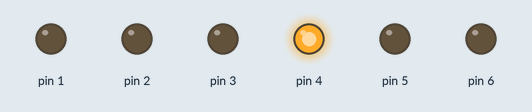
Recording of a sketch running on a simulated Arduino Uno, built with avr-gcc and run on an emulated ATmega328P. On the bench: output pins drawn as LEDs (lit = HIGH).

Above: at 0.1 s.
At 2.9 s:
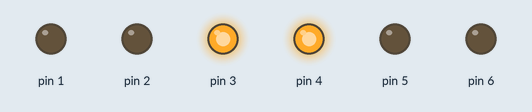
At 7.2 s:
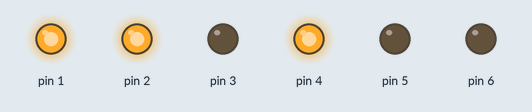
At 9.6 s:
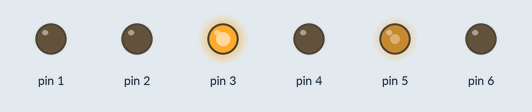
At 10.3 s:
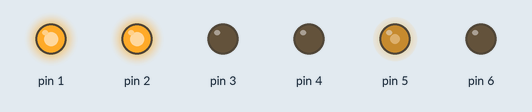
At 16.2 s:
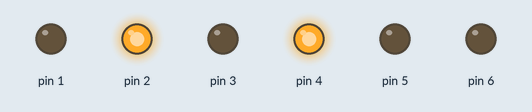
Timing chart, 0 to 17.7 s (numbered marks = the images above):
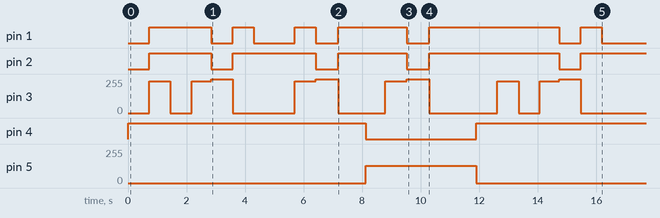

The sketch:

LazyTwinkleSketch.ino
```cpp
// GAME 1

int rr=1; int rg=2; int rb=3;
int lr=4; int lg=5; int lb=6;

void setup()
{
   for (int i = 1; i < 7; i++){
     pinMode(i, OUTPUT);
   }

   demo();

}

void loop(){

}


void demo(){

  setColor(1, lr, lg, lb, 8);
  setColor(1, lr, lg ,lb, 8);
  setColor(7, rr, rg ,rb, 8);
  setColor(7, rr, rg ,rb, 8);
  setColor(2, rr, rg ,rb, 8);
  setColor(2, rr, rg ,rb, 8);
  setColor(7, rr, rg ,rb, 4);

  setColor(6, rr, rg ,rb, 8);
  setColor(6, rr, rg ,rb, 8);
  setColor(3, rr, rg ,rb, 8);
  setColor(3, rr, rg ,rb, 8);
  setColor(4, rr, rg ,rb, 8);
  setColor(4, rr, rg ,rb, 8);
  setColor(1, lr, lg ,lb, 4);

  setColor(7, rr, rg ,rb, 8);
  setColor(7, rr, rg ,rb, 8);
  setColor(6, rr, rg ,rb, 8);
  setColor(6, rr, rg ,rb, 7);
  setColor(3, rr, rg ,rb, 6);
  setColor(3, rr, rg ,rb, 6);
  setColor(4, lr, lg ,lb, 4);

  setColor(7, rr, rg ,rb, 8);
  setColor(7, rr, rg ,rb, 8);
  setColor(6, rr, rg ,rb, 8);
  setColor(6, rr, rg ,rb, 7);
  setColor(3, rr, rg ,rb, 6);
  setColor(3, rr, rg ,rb, 6);
  setColor(4, lr, lg ,lb, 4);

  setColor(1, lr, lg, lb, 8);
  setColor(1, lr, lg ,lb, 8);
  setColor(7, rr, rg ,rb, 8);
  setColor(7, rr, rg ,rb, 8);
  setColor(2, rr, rg ,rb, 8);
  setColor(2, rr, rg ,rb, 8);
  setColor(7, rr, rg ,rb, 4);

  setColor(6, rr, rg ,rb, 8);
  setColor(6, rr, rg ,rb, 8);
  setColor(3, rr, rg ,rb, 8);
  setColor(3, rr, rg ,rb, 8);
  setColor(4, rr, rg ,rb, 8);
  setColor(4, rr, rg ,rb, 8);
  setColor(1, lr, lg ,lb, 4);

}


boolean isInRange(){

   return true;
}

void setColor(int clr, int rp, int gp, int bp, int del)
{

  switch(clr){
    case 1:   //RED
              analogWrite(rp, 255);
              analogWrite(gp, 0);
              analogWrite(bp,0);
              break;

    case 2:   //ORANGE
              analogWrite(rp, 255);
              analogWrite(gp, 165);
              analogWrite(bp,0);
              break;

    case 3:   //YELLOW
              analogWrite(rp, 255);
              analogWrite(gp, 255);
              analogWrite(bp,0);
              break;

    case 4:   //GREEN
              analogWrite(rp, 0);
              analogWrite(gp, 128);
              analogWrite(bp,0);
              break;

    case 5:   //CYAN
              analogWrite(rp, 0);
              analogWrite(gp, 255);
              analogWrite(bp,255);
              break;

    case 6:   //BLUE
              analogWrite(rp, 0);
              analogWrite(gp, 0);
              analogWrite(bp,255);
              break;

    case 7:   //VIOLET
              analogWrite(rp, 238);
              analogWrite(gp, 130);
              analogWrite(bp,238);
              break;

    case 8:   //WHITE
              analogWrite(rp, 0);
              analogWrite(gp, 0);
              analogWrite(bp,0);
              break;
  }
  delay(2500/del);

  delay(50);

}
```
